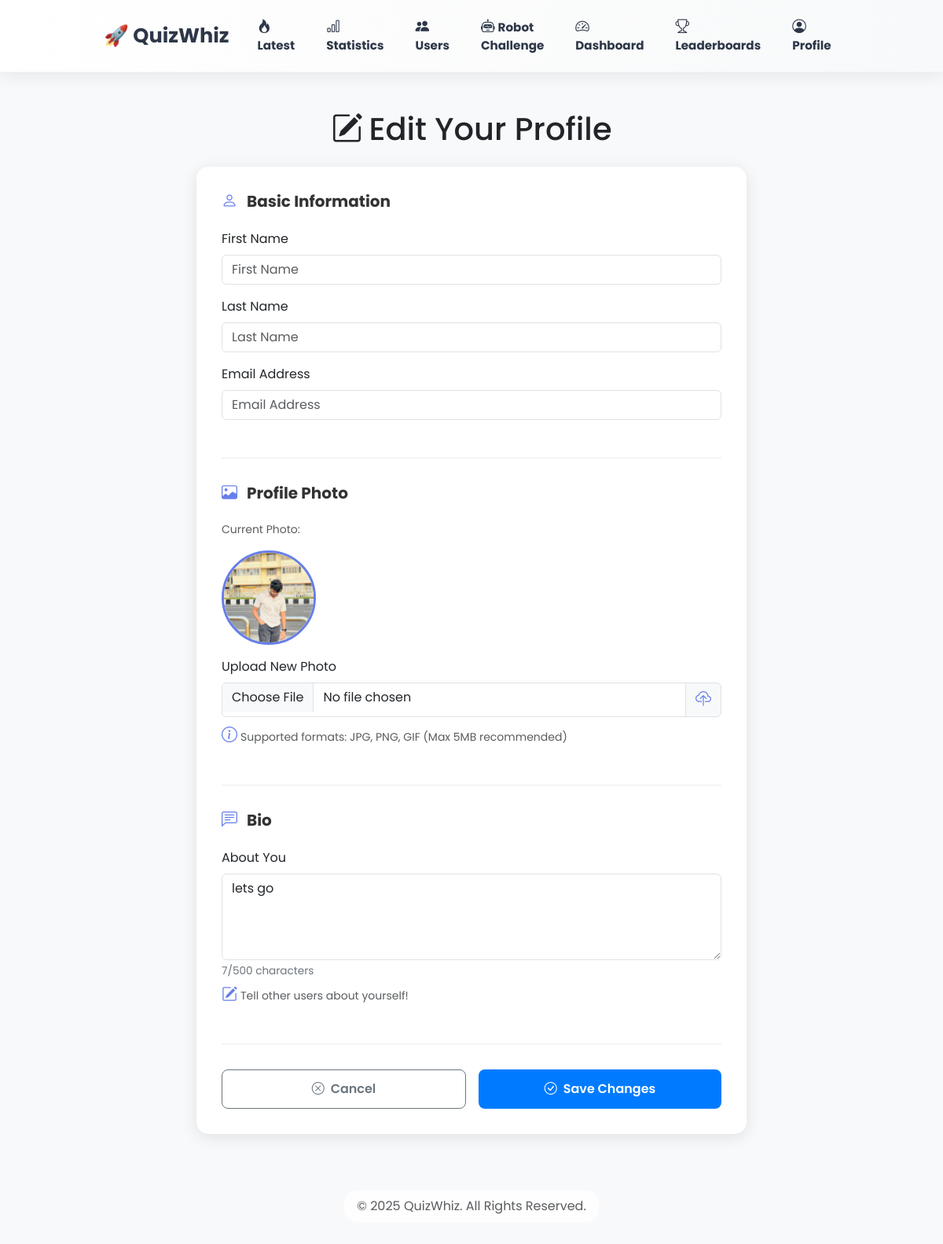
Screenshot of /profile/edit/ (signed in) with the database file from the repository.
### quiz/models.py (models this page shows, shortened)
class UserProfile(models.Model):
    user = models.OneToOneField(User, on_delete=models.CASCADE, related_name='profile')
    last_activity = models.DateTimeField(auto_now=True, help_text="Last activity timestamp")
    profile_photo = models.ImageField(upload_to='profile_photos/', null=True, blank=True, help_text="User profile photo")
    bio = models.CharField(max_length=500, blank=True, null=True, help_text="Short bio about the user")

### quiz/views.py (the view)
# urls.py: path('profile/edit/', views.edit_profile, name='edit_profile'),
@login_required
def edit_profile(request):
    user_profile, _ = UserProfile.objects.get_or_create(user=request.user)
    if request.method == 'POST':
        profile_form = UserProfileForm(request.POST, request.FILES, instance=user_profile)
        user_form = UserBasicForm(request.POST, instance=request.user)
        if profile_form.is_valid() and user_form.is_valid():
            profile_form.save()
            user_form.save()
            return redirect('user_profile', username=request.user.username)
    else:
        profile_form = UserProfileForm(instance=user_profile)
        user_form = UserBasicForm(instance=request.user)
    context = {
        'profile_form': profile_form,
        'user_form': user_form,
    }
    return render(request, 'quiz/edit_profile.html', context)

### quiz/forms.py
class UserProfileForm(forms.ModelForm):
    class Meta:
        model = UserProfile
        fields = ['profile_photo', 'bio']
        widgets = {
            'profile_photo': forms.FileInput(attrs={
                'class': 'form-control',
                'accept': 'image/*'
            }),
            'bio': forms.Textarea(attrs={
                'class': 'form-control',
                'rows': 4,
                'placeholder': 'Tell us about yourself (max 500 characters)',
                'maxlength': 500
            })
        }

class UserBasicForm(forms.ModelForm):
    class Meta:
        model = User
        fields = ['first_name', 'last_name', 'email']
        widgets = {
            'first_name': forms.TextInput(attrs={
                'class': 'form-control',
                'placeholder': 'First Name'
            }),
            'last_name': forms.TextInput(attrs={
                'class': 'form-control',
                'placeholder': 'Last Name'
            }),
            'email': forms.EmailInput(attrs={
                'class': 'form-control',
                'placeholder': 'Email Address'
            })
        }

### quiz/templates/quiz/edit_profile.html (shortened to what this page needs)
{% extends 'quiz/base.html' %}
{% block content %}
<div class="edit-profile-container">
    <h1 class="text-center mb-4">
        <i class="bi bi-pencil-square me-2"></i>Edit Your Profile
    </h1>
    <div class="edit-card">
        <form method="POST" enctype="multipart/form-data">
            <div class="form-section">
                <h5>
                    <i class="bi bi-person"></i>Basic Information
                </h5>
                <div class="mb-3">
                    <label for="{{ user_form.first_name.id_for_label }}" class="form-label fw-600">
                        First Name
                    </label>
                    {{ user_form.first_name }}
                </div>
                <div class="mb-3">
                    <label for="{{ user_form.last_name.id_for_label }}" class="form-label fw-600">
                        Last Name
                    </label>
                    {{ user_form.last_name }}
                </div>
                <div class="mb-3">
                    <label for="{{ user_form.email.id_for_label }}" class="form-label fw-600">
                        Email Address
                    </label>
                    {{ user_form.email }}
                </div>
            </div>
            <div class="form-section">
                <h5>
                    <i class="bi bi-image"></i>Profile Photo
                </h5>
                {% if profile_form.instance.profile_photo %}
                <div class="mb-3">
                    <p class="text-muted small mb-2">Current Photo:</p>
                    <div class="photo-preview">
                        <img src="{{ profile_form.instance.profile_photo.url }}" alt="Current profile">
                    </div>
                </div>
                {% else %}
                <div class="mb-3">
                    <div class="photo-preview empty">
                        <i class="bi bi-person-fill"></i>
                    </div>
                </div>
                {% endif %}
                <div class="mb-3">
                    <label for="{{ profile_form.profile_photo.id_for_label }}" class="form-label fw-600">
                        Upload New Photo
                    </label>
                    <div class="input-group">
                        <input type="file" class="form-control" id="{{ profile_form.profile_photo.id_for_label }}" name="profile_photo" accept="image/*">
                        <span class="input-group-text">
                            <i class="bi bi-cloud-upload"></i>
                        </span>
                    </div>
                    <small class="text-muted d-block mt-2">
                        <i class="bi bi-info-circle me-1"></i>Supported formats: JPG, PNG, GIF (Max 5MB recommended)
                    </small>
                </div>
            </div>
            <div class="form-section">
                <h5>
                    <i class="bi bi-chat-left-text"></i>Bio
                </h5>
                <div class="mb-3">
                    <label for="{{ profile_form.bio.id_for_label }}" class="form-label fw-600">
                        About You
                    </label>
                    {{ profile_form.bio }}
                    <div class="char-count" id="bio-counter">
                        <span id="bio-count">0</span>/500 characters
                    </div>
                    <small class="text-muted d-block mt-1">
                        <i class="bi bi-pencil-square me-1"></i>Tell other users about yourself!
                    </small>
                </div>
            </div>
            <div class="btn-group-edit">
                <a href="{% url 'user_profile' user.username %}" class="btn btn-outline-secondary">
                    <i class="bi bi-x-circle me-2"></i>Cancel
                </a>
                <button type="submit" class="btn btn-primary">
                    <i class="bi bi-check-circle me-2"></i>Save Changes
                </button>
            </div>
        </form>
    </div>
</div>
{% endblock %}

### quiz/templates/quiz/edit_profile.html (style rules this page uses)
.edit-profile-container { max-width: 700px; margin: 3rem auto; }
.edit-card { background: white; border-radius: 15px; padding: 2rem; box-shadow: 0 4px 20px rgba(0,0,0,0.1); }
.form-section { margin-bottom: 2rem; padding-bottom: 2rem; border-bottom: 1px solid #e9ecef; }
.form-section h5 { font-weight: 700; margin-bottom: 1.5rem; color: #333; display: flex; align-items: center; gap: 0.75rem; }
.form-section i { color: #667eea; font-size: 1.25rem; }
.photo-preview { width: 120px; height: 120px; border-radius: 50%; background: #f8f9fa; display: flex; align-items: center; justify-content: center; margin: 1rem 0; border: 3px solid #667eea; overflow: hidden; }
.photo-preview img { width: 100%; height: 100%; object-fit: cover; }
.btn-group-edit { display: flex; gap: 1rem; margin-top: 2rem; }
.btn-group-edit .btn { flex: 1; padding: 0.75rem; font-weight: 600; border-radius: 8px; }
.char-count { font-size: 0.85rem; color: #6c757d; margin-top: 0.25rem; }

### rows the page displays
UserProfile: instance.profile_photo (picture), bio "lets go"
